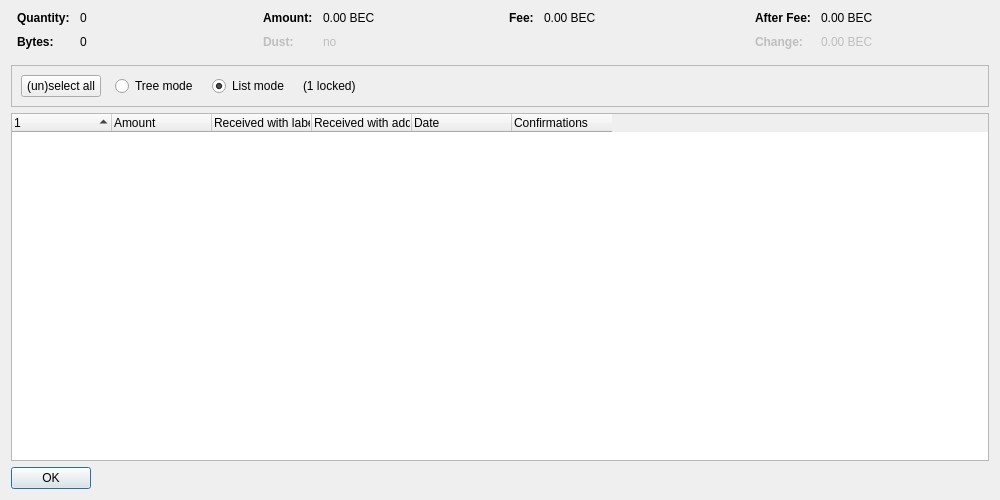
<?xml version="1.0" encoding="UTF-8"?>
<ui version="4.0">
 <class>CoinControlDialog</class>
 <widget class="QDialog" name="CoinControlDialog">
  <property name="geometry">
   <rect>
    <x>0</x>
    <y>0</y>
    <width>1000</width>
    <height>500</height>
   </rect>
  </property>
  <property name="windowTitle">
   <string>Coin Selection</string>
  </property>
  <layout class="QVBoxLayout" name="verticalLayout">
   <item>
    <layout class="QHBoxLayout" name="horizontalLayoutTop" stretch="0,0,0,0">
     <property name="topMargin">
      <number>0</number>
     </property>
     <property name="bottomMargin">
      <number>10</number>
     </property>
     <item>
      <layout class="QFormLayout" name="formLayoutCoinControl1">
       <property name="horizontalSpacing">
        <number>10</number>
       </property>
       <property name="verticalSpacing">
        <number>10</number>
       </property>
       <property name="leftMargin">
        <number>6</number>
       </property>
       <property name="rightMargin">
        <number>6</number>
       </property>
       <item row="0" column="0">
        <widget class="QLabel" name="labelCoinControlQuantityText">
         <property name="font">
          <font>
           <weight>75</weight>
           <bold>true</bold>
          </font>
         </property>
         <property name="text">
          <string>Quantity:</string>
         </property>
        </widget>
       </item>
       <item row="0" column="1">
        <widget class="QLabel" name="labelCoinControlQuantity">
         <property name="cursor">
          <cursorShape>IBeamCursor</cursorShape>
         </property>
         <property name="contextMenuPolicy">
          <enum>Qt::ActionsContextMenu</enum>
         </property>
         <property name="text">
          <string notr="true">0</string>
         </property>
         <property name="textInteractionFlags">
          <set>Qt::LinksAccessibleByMouse|Qt::TextSelectableByKeyboard|Qt::TextSelectableByMouse</set>
         </property>
        </widget>
       </item>
       <item row="1" column="0">
        <widget class="QLabel" name="labelCoinControlBytesText">
         <property name="font">
          <font>
           <weight>75</weight>
           <bold>true</bold>
          </font>
         </property>
         <property name="text">
          <string>Bytes:</string>
         </property>
        </widget>
       </item>
       <item row="1" column="1">
        <widget class="QLabel" name="labelCoinControlBytes">
         <property name="cursor">
          <cursorShape>IBeamCursor</cursorShape>
         </property>
         <property name="contextMenuPolicy">
          <enum>Qt::ActionsContextMenu</enum>
         </property>
         <property name="text">
          <string notr="true">0</string>
         </property>
         <property name="textInteractionFlags">
          <set>Qt::LinksAccessibleByMouse|Qt::TextSelectableByKeyboard|Qt::TextSelectableByMouse</set>
         </property>
        </widget>
       </item>
      </layout>
     </item>
     <item>
      <layout class="QFormLayout" name="formLayoutCoinControl2">
       <property name="horizontalSpacing">
        <number>10</number>
       </property>
       <property name="verticalSpacing">
        <number>10</number>
       </property>
       <property name="leftMargin">
        <number>6</number>
       </property>
       <property name="rightMargin">
        <number>6</number>
       </property>
       <item row="0" column="0">
        <widget class="QLabel" name="labelCoinControlAmountText">
         <property name="font">
          <font>
           <weight>75</weight>
           <bold>true</bold>
          </font>
         </property>
         <property name="text">
          <string>Amount:</string>
         </property>
        </widget>
       </item>
       <item row="0" column="1">
        <widget class="QLabel" name="labelCoinControlAmount">
         <property name="cursor">
          <cursorShape>IBeamCursor</cursorShape>
         </property>
         <property name="contextMenuPolicy">
          <enum>Qt::ActionsContextMenu</enum>
         </property>
         <property name="text">
          <string notr="true">0.00 BEC</string>
         </property>
         <property name="textInteractionFlags">
          <set>Qt::LinksAccessibleByMouse|Qt::TextSelectableByKeyboard|Qt::TextSelectableByMouse</set>
         </property>
        </widget>
       </item>
       <item row="1" column="0">
        <widget class="QLabel" name="labelCoinControlLowOutputText">
         <property name="enabled">
          <bool>false</bool>
         </property>
         <property name="font">
          <font>
           <weight>75</weight>
           <bold>true</bold>
          </font>
         </property>
         <property name="text">
          <string>Dust:</string>
         </property>
        </widget>
       </item>
       <item row="1" column="1">
        <widget class="QLabel" name="labelCoinControlLowOutput">
         <property name="enabled">
          <bool>false</bool>
         </property>
         <property name="cursor">
          <cursorShape>IBeamCursor</cursorShape>
         </property>
         <property name="contextMenuPolicy">
          <enum>Qt::ActionsContextMenu</enum>
         </property>
         <property name="text">
          <string notr="true">no</string>
         </property>
         <property name="textInteractionFlags">
          <set>Qt::LinksAccessibleByMouse|Qt::TextSelectableByKeyboard|Qt::TextSelectableByMouse</set>
         </property>
        </widget>
       </item>
      </layout>
     </item>
     <item>
      <layout class="QFormLayout" name="formLayoutCoinControl3">
       <property name="horizontalSpacing">
        <number>10</number>
       </property>
       <property name="verticalSpacing">
        <number>10</number>
       </property>
       <property name="leftMargin">
        <number>6</number>
       </property>
       <property name="rightMargin">
        <number>6</number>
       </property>
       <item row="0" column="0">
        <widget class="QLabel" name="labelCoinControlFeeText">
         <property name="font">
          <font>
           <weight>75</weight>
           <bold>true</bold>
          </font>
         </property>
         <property name="text">
          <string>Fee:</string>
         </property>
        </widget>
       </item>
       <item row="0" column="1">
        <widget class="QLabel" name="labelCoinControlFee">
         <property name="cursor">
          <cursorShape>IBeamCursor</cursorShape>
         </property>
         <property name="contextMenuPolicy">
          <enum>Qt::ActionsContextMenu</enum>
         </property>
         <property name="text">
          <string notr="true">0.00 BEC</string>
         </property>
         <property name="textInteractionFlags">
          <set>Qt::LinksAccessibleByMouse|Qt::TextSelectableByKeyboard|Qt::TextSelectableByMouse</set>
         </property>
        </widget>
       </item>
      </layout>
     </item>
     <item>
      <layout class="QFormLayout" name="formLayoutCoinControl4">
       <property name="horizontalSpacing">
        <number>10</number>
       </property>
       <property name="verticalSpacing">
        <number>10</number>
       </property>
       <property name="leftMargin">
        <number>6</number>
       </property>
       <property name="rightMargin">
        <number>6</number>
       </property>
       <item row="0" column="0">
        <widget class="QLabel" name="labelCoinControlAfterFeeText">
         <property name="font">
          <font>
           <weight>75</weight>
           <bold>true</bold>
          </font>
         </property>
         <property name="text">
          <string>After Fee:</string>
         </property>
        </widget>
       </item>
       <item row="0" column="1">
        <widget class="QLabel" name="labelCoinControlAfterFee">
         <property name="cursor">
          <cursorShape>IBeamCursor</cursorShape>
         </property>
         <property name="contextMenuPolicy">
          <enum>Qt::ActionsContextMenu</enum>
         </property>
         <property name="text">
          <string notr="true">0.00 BEC</string>
         </property>
         <property name="textInteractionFlags">
          <set>Qt::LinksAccessibleByMouse|Qt::TextSelectableByKeyboard|Qt::TextSelectableByMouse</set>
         </property>
        </widget>
       </item>
       <item row="1" column="0">
        <widget class="QLabel" name="labelCoinControlChangeText">
         <property name="enabled">
          <bool>false</bool>
         </property>
         <property name="font">
          <font>
           <weight>75</weight>
           <bold>true</bold>
          </font>
         </property>
         <property name="text">
          <string>Change:</string>
         </property>
        </widget>
       </item>
       <item row="1" column="1">
        <widget class="QLabel" name="labelCoinControlChange">
         <property name="enabled">
          <bool>false</bool>
         </property>
         <property name="cursor">
          <cursorShape>IBeamCursor</cursorShape>
         </property>
         <property name="contextMenuPolicy">
          <enum>Qt::ActionsContextMenu</enum>
         </property>
         <property name="text">
          <string notr="true">0.00 BEC</string>
         </property>
         <property name="textInteractionFlags">
          <set>Qt::LinksAccessibleByMouse|Qt::TextSelectableByKeyboard|Qt::TextSelectableByMouse</set>
         </property>
        </widget>
       </item>
      </layout>
     </item>
    </layout>
   </item>
   <item>
    <widget class="QFrame" name="frame">
     <property name="minimumSize">
      <size>
       <width>0</width>
       <height>40</height>
      </size>
     </property>
     <property name="frameShape">
      <enum>QFrame::StyledPanel</enum>
     </property>
     <property name="frameShadow">
      <enum>QFrame::Sunken</enum>
     </property>
     <layout class="QHBoxLayout" name="horizontalLayout">
      <item>
       <layout class="QHBoxLayout" name="horizontalLayoutPanel" stretch="0,0,0,0,0">
        <property name="spacing">
         <number>14</number>
        </property>
        <item>
         <widget class="QPushButton" name="pushButtonSelectAll">
          <property name="sizePolicy">
           <sizepolicy hsizetype="Maximum" vsizetype="Fixed">
            <horstretch>0</horstretch>
            <verstretch>0</verstretch>
           </sizepolicy>
          </property>
          <property name="text">
           <string>(un)select all</string>
          </property>
          <property name="autoDefault">
           <bool>false</bool>
          </property>
         </widget>
        </item>
        <item>
         <widget class="QRadioButton" name="radioTreeMode">
          <property name="sizePolicy">
           <sizepolicy hsizetype="Maximum" vsizetype="Fixed">
            <horstretch>0</horstretch>
            <verstretch>0</verstretch>
           </sizepolicy>
          </property>
          <property name="text">
           <string>Tree mode</string>
          </property>
         </widget>
        </item>
        <item>
         <widget class="QRadioButton" name="radioListMode">
          <property name="sizePolicy">
           <sizepolicy hsizetype="Maximum" vsizetype="Fixed">
            <horstretch>0</horstretch>
            <verstretch>0</verstretch>
           </sizepolicy>
          </property>
          <property name="text">
           <string>List mode</string>
          </property>
          <property name="checked">
           <bool>true</bool>
          </property>
         </widget>
        </item>
        <item>
         <widget class="QLabel" name="labelLocked">
          <property name="text">
           <string notr="true">(1 locked)</string>
          </property>
         </widget>
        </item>
        <item>
         <spacer name="horizontalSpacer">
          <property name="orientation">
           <enum>Qt::Horizontal</enum>
          </property>
          <property name="sizeHint" stdset="0">
           <size>
            <width>40</width>
            <height>20</height>
           </size>
          </property>
         </spacer>
        </item>
       </layout>
      </item>
     </layout>
    </widget>
   </item>
   <item>
    <widget class="CoinControlTreeWidget" name="treeWidget">
     <property name="contextMenuPolicy">
      <enum>Qt::CustomContextMenu</enum>
     </property>
     <property name="sortingEnabled">
      <bool>false</bool>
     </property>
     <property name="columnCount">
      <number>6</number>
     </property>
     <attribute name="headerShowSortIndicator" stdset="0">
      <bool>true</bool>
     </attribute>
     <attribute name="headerStretchLastSection">
      <bool>false</bool>
     </attribute>
     <column>
      <property name="text">
       <string/>
      </property>
     </column>
     <column>
      <property name="text">
       <string>Amount</string>
      </property>
     </column>
     <column>
      <property name="text">
       <string>Received with label</string>
      </property>
     </column>
     <column>
      <property name="text">
       <string>Received with address</string>
      </property>
     </column>
     <column>
      <property name="text">
       <string>Date</string>
      </property>
     </column>
     <column>
      <property name="text">
       <string>Confirmations</string>
      </property>
      <property name="toolTip">
       <string>Confirmed</string>
      </property>
     </column>
     <column>
      <property name="text">
       <string/>
      </property>
     </column>
     <column>
      <property name="text">
       <string/>
      </property>
     </column>
     <column>
      <property name="text">
       <string/>
      </property>
     </column>
     <column>
      <property name="text">
       <string/>
      </property>
     </column>
    </widget>
   </item>
   <item>
    <widget class="QDialogButtonBox" name="buttonBox">
     <property name="sizePolicy">
      <sizepolicy hsizetype="Maximum" vsizetype="Fixed">
       <horstretch>0</horstretch>
       <verstretch>0</verstretch>
      </sizepolicy>
     </property>
     <property name="orientation">
      <enum>Qt::Horizontal</enum>
     </property>
     <property name="standardButtons">
      <set>QDialogButtonBox::Ok</set>
     </property>
    </widget>
   </item>
  </layout>
 </widget>
 <customwidgets>
  <customwidget>
   <class>CoinControlTreeWidget</class>
   <extends>QTreeWidget</extends>
   <header>qt/coincontroltreewidget.h</header>
  </customwidget>
 </customwidgets>
 <resources/>
 <connections/>
</ui>
